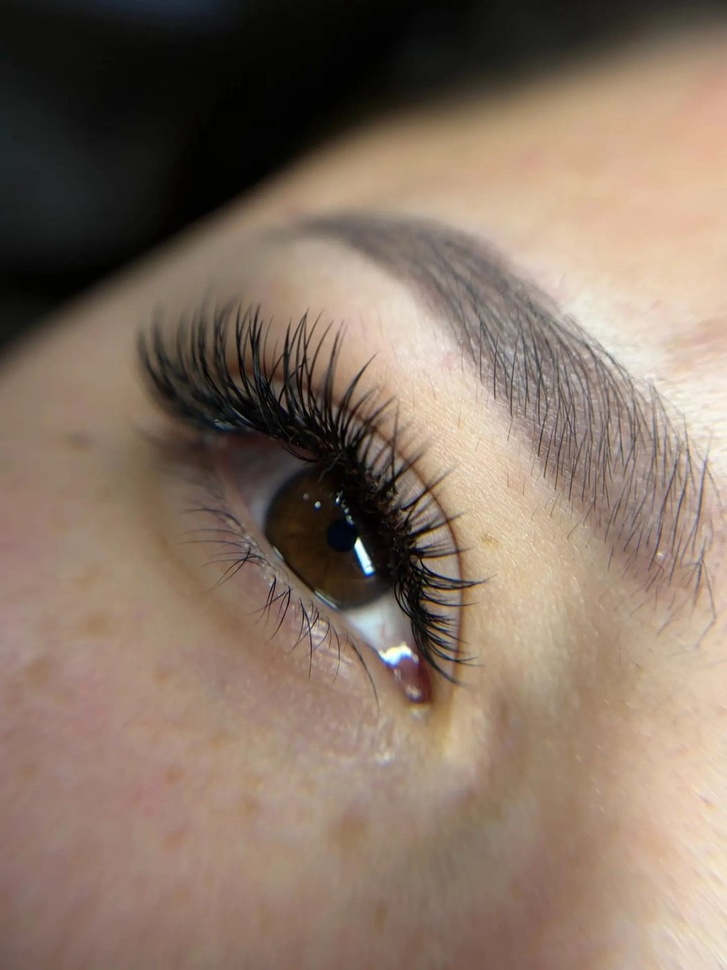
#> input picture img/hero.jpg, 727 x 970 px, shrunk from 1050 x 1400 before the run
$ python retouch.py img/hero.jpg img/work-1.jpg 1.0
#> lines starting #> are read from the running program, lines starting #| are printed output that depends on the picture; after the words box and inside, x2 and y2 are one past the last pixel; in counts of white or black regions, pixels touching at a corner belong together
"""Ретушь фото ресниц в стиле лэш-мастеров.

Кожа сглаживается и выравнивается по тону, ресницы и глаз не трогаются
(только лёгкая резкость). Ресницы НЕ дорисовываются.

python retouch.py вход.jpg выход.jpg [сила 0..1]
"""
import sys
import cv2
import numpy as np


def retouch(src, dst, strength=0.75):
#> called with src = 'img/hero.jpg', dst = 'img/work-1.jpg', strength = 1
    img = cv2.imread(src, cv2.IMREAD_COLOR)
#> img is the input picture: shape (970, 727, 3); mean B, G, R 102.3, 116.7, 135.7
    if img is None:
        raise SystemExit(f"не открыть {src}")
    h, w = img.shape[:2]
    lab = cv2.cvtColor(img, cv2.COLOR_BGR2LAB)
#> lab: shape (970, 727, 3); mean of channels 0, 1, 2 125.9, 133, 138.4
    L = lab[:, :, 0]

    # --- маска «защиты»: ресницы, брови, зрачок, края — всё тёмное и контрастное
    dark = (L < np.percentile(L, 22)).astype(np.uint8) * 255
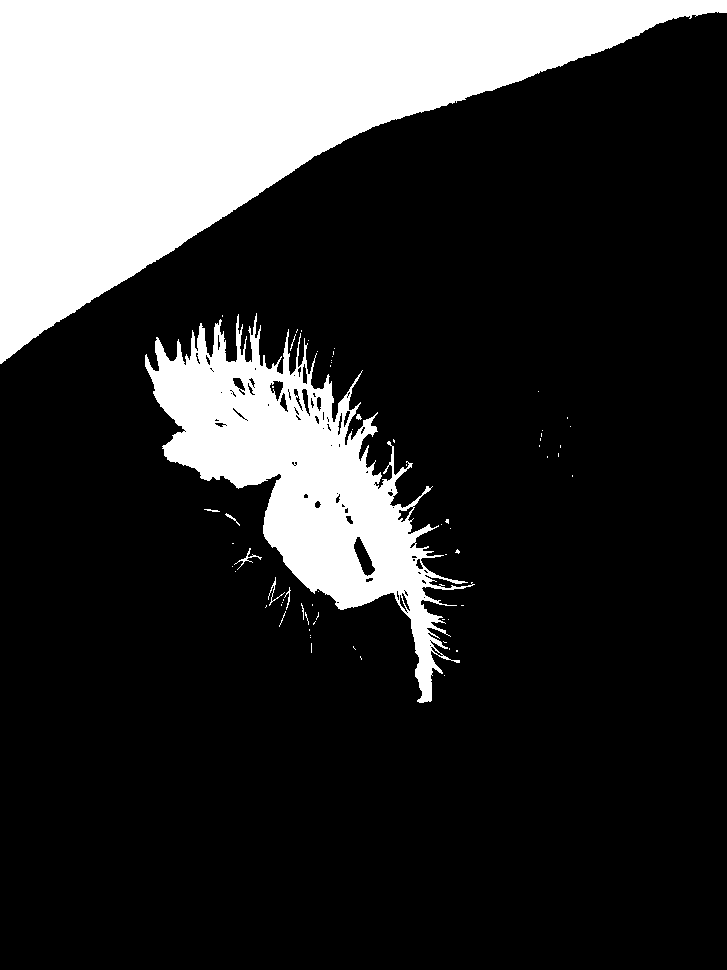
#> dark: shape (970, 727); 22% white; 67 white regions (57 under 20 px), largest, box (x1, y1, x2, y2) and area: (0, 0, 727, 364) 113909, (145, 313, 475, 703) 40621, (234, 548, 262, 570) 85
    edges = cv2.Canny(cv2.GaussianBlur(img, (3, 3), 0), 40, 110)
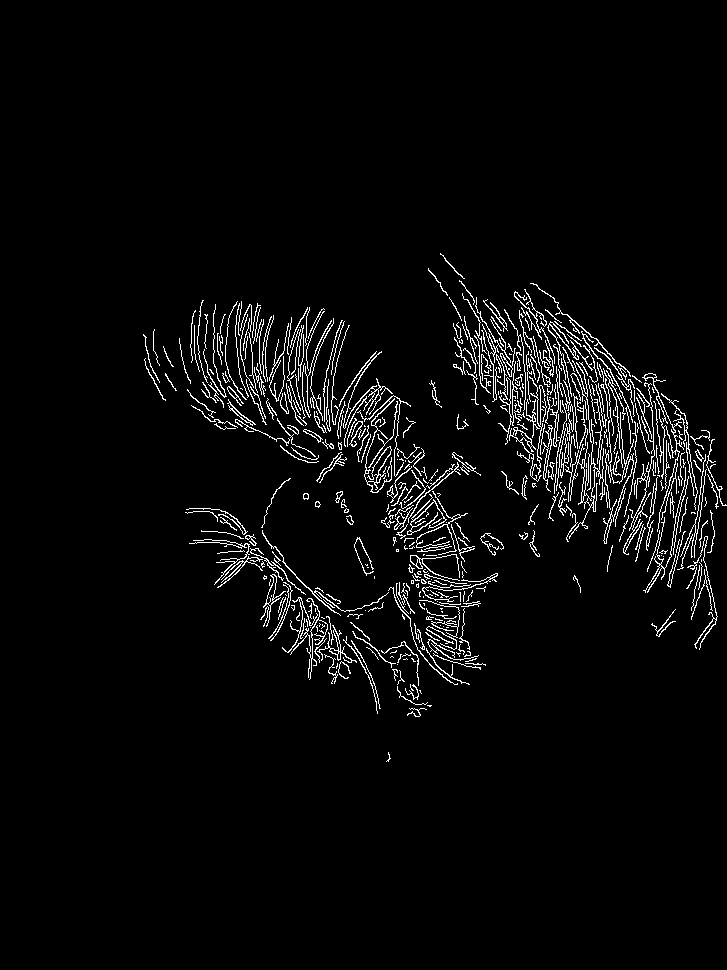
#> edges: shape (970, 727); 3.6% white in thin lines or dots, all inside (x1, y1, x2, y2) = (143, 253, 727, 762)
    protect = cv2.bitwise_or(dark, edges)
#> protect: shape (970, 727); 25% white; 283 white regions (124 under 20 px), largest, box (x1, y1, x2, y2) and area: (0, 0, 727, 364) 113909, (143, 300, 498, 705) 45915, (565, 419, 605, 539) 653
    k = max(3, int(min(h, w) * 0.012)) | 1
    protect = cv2.dilate(protect, cv2.getStructuringElement(cv2.MORPH_ELLIPSE, (k, k)))
#> protect: shape (970, 727); 36% white; 9 white regions, largest, box (x1, y1, x2, y2) and area: (0, 0, 727, 368) 117262, (139, 296, 508, 721) 84385, (424, 249, 727, 654) 49364
    protect = cv2.GaussianBlur(protect, (0, 0), k / 2).astype(np.float32) / 255.0
    skin = (1.0 - protect)[:, :, None]
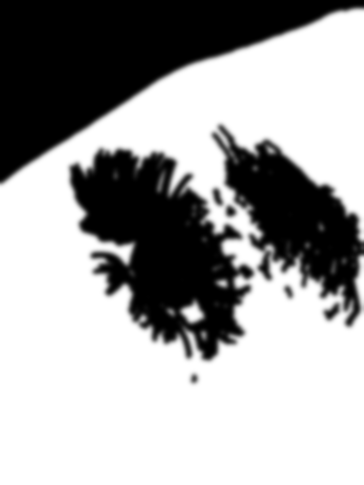
#> skin: shape (970, 727, 1) float32 (shown at 1/2 size); min 0, max 1, mean 0.64

    # --- сглаживание кожи (двойной bilateral) + убрать мелкие красные пятна
    d = max(5, int(min(h, w) * 0.012))
    smooth = cv2.bilateralFilter(img, d, 40, d)
    smooth = cv2.bilateralFilter(smooth, d, 30, d)
    # выравнивание тона: сгладить хрому (a,b) сильнее, чем яркость
    slab = cv2.cvtColor(smooth, cv2.COLOR_BGR2LAB).astype(np.float32)
    big = max(9, int(min(h, w) * 0.04)) | 1
    slab[:, :, 1] = cv2.GaussianBlur(slab[:, :, 1], (big, big), 0) * 0.6 + slab[:, :, 1] * 0.4
    slab[:, :, 1] = 128 + (slab[:, :, 1] - 128) * 0.85  # меньше красноты
    smooth = cv2.cvtColor(np.clip(slab, 0, 255).astype(np.uint8), cv2.COLOR_LAB2BGR)

    out = img.astype(np.float32) * (1 - skin * strength) + smooth.astype(np.float32) * (skin * strength)

    # --- резкость только на ресницах/глазу
    blur = cv2.GaussianBlur(out, (0, 0), 1.2)
    sharp = cv2.addWeighted(out, 1.55, blur, -0.55, 0)
    p = protect[:, :, None]
    out = out * (1 - p) + sharp * p

    # --- общий свет: чуть светлее, мягкий контраст, чистый нейтральный тон
    out = np.clip(out, 0, 255).astype(np.uint8)
    olab = cv2.cvtColor(out, cv2.COLOR_BGR2LAB).astype(np.float32)
    Lc = olab[:, :, 0] / 255.0
    Lc = np.clip(Lc * 1.05 + 0.02, 0, 1)
    Lc = Lc + 0.08 * np.sin(np.pi * Lc) * (Lc - 0.5) * 2  # S-кривая
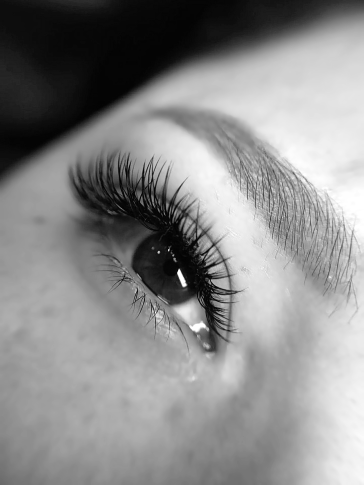
#> Lc: shape (970, 727) float32 (shown at 1/2 size); min 0.0152, max 1, mean 0.546
    olab[:, :, 0] = np.clip(Lc, 0, 1) * 255
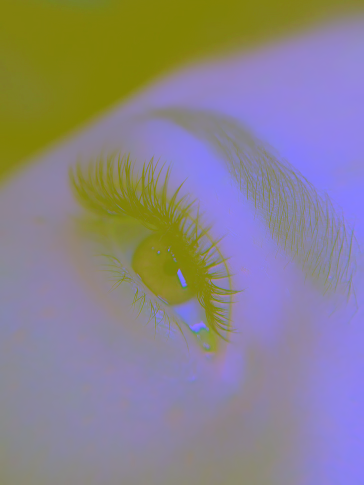
#> olab: shape (970, 727, 3) float32 (shown at 1/2 size); mean B, G, R 139.2, 132.1, 138.3
    olab[:, :, 2] = 128 + (olab[:, :, 2] - 128) * 0.95  # меньше желтизны
    out = cv2.cvtColor(np.clip(olab, 0, 255).astype(np.uint8), cv2.COLOR_LAB2BGR)
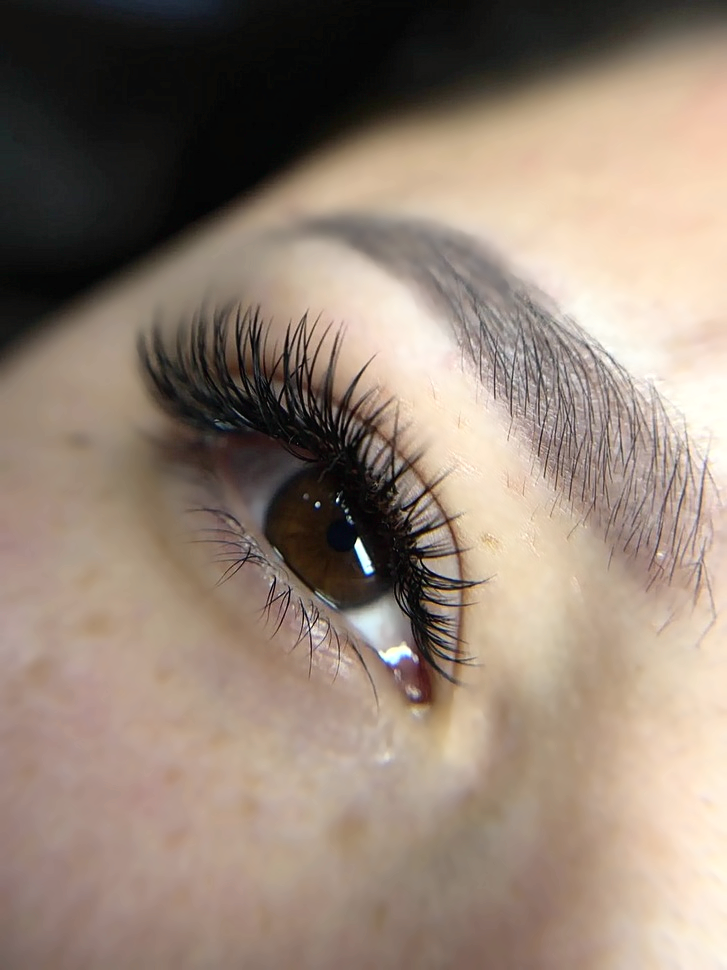
#> out: shape (970, 727, 3); mean B, G, R 117.1, 130.8, 147.4

    cv2.imwrite(dst, out, [cv2.IMWRITE_JPEG_QUALITY, 88])
    return img, out


if __name__ == "__main__":
    s = float(sys.argv[3]) if len(sys.argv) > 3 else 0.75
    retouch(sys.argv[1], sys.argv[2], s)

$ run again, on img/work-10.jpg
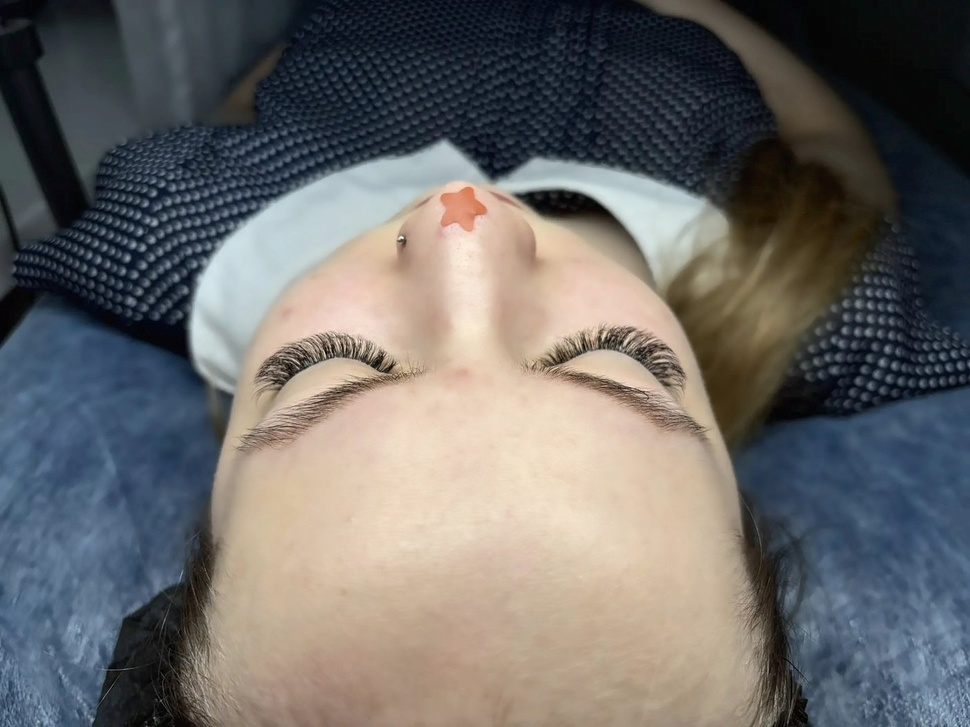
#> input picture img/work-10.jpg, 970 x 727 px, shrunk from 1400 x 1050 before the run
#> in retouch, img is the input picture: shape (727, 970, 3); mean B, G, R 105, 106.6, 108.3
#> lab: shape (727, 970, 3); mean of channels 0, 1, 2 111.7, 129.2, 128.6
#> in retouch, `dark = (L < np.percentile(L, 22)).astype(np.uint8) * 255`:
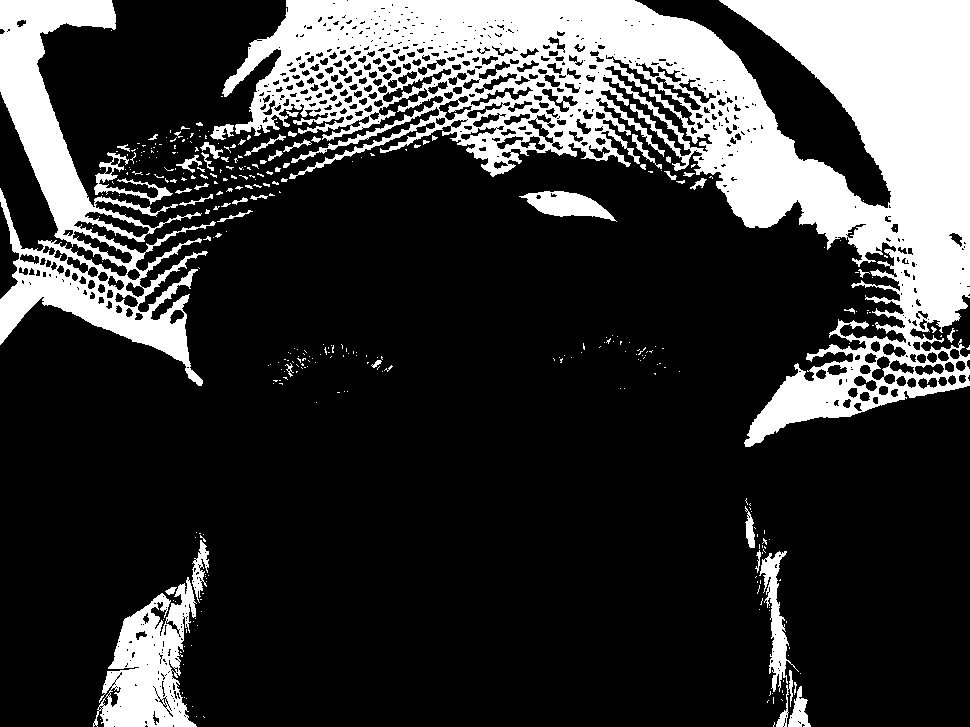
#> dark: shape (727, 970); 21.9% white; 342 white regions (285 under 20 px), largest, box (x1, y1, x2, y2) and area: (222, 0, 970, 447) 112605, (0, 0, 216, 386) 24312, (93, 577, 197, 727) 8260
#> edges: shape (727, 970); 5.8% white in thin lines or dots
#> in retouch, `out = cv2.cvtColor(np.clip(olab, 0, 255).astype(np.uint8), cv2.COLOR_L..`:
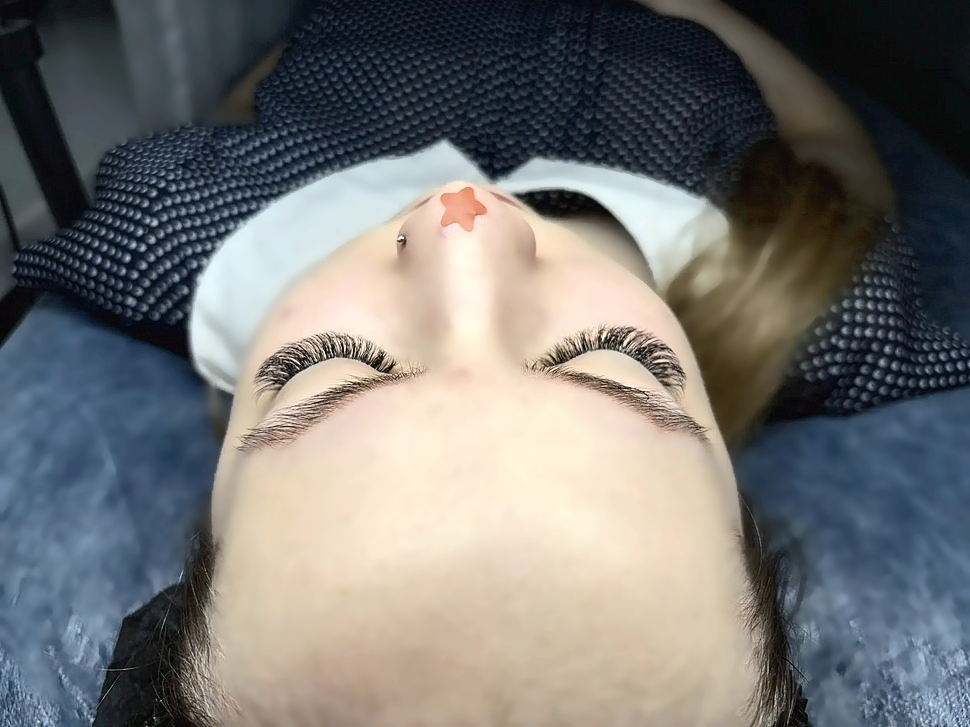
#> out: shape (727, 970, 3); mean B, G, R 115.8, 117.1, 117.5

$ run again, on img/work-2.jpg
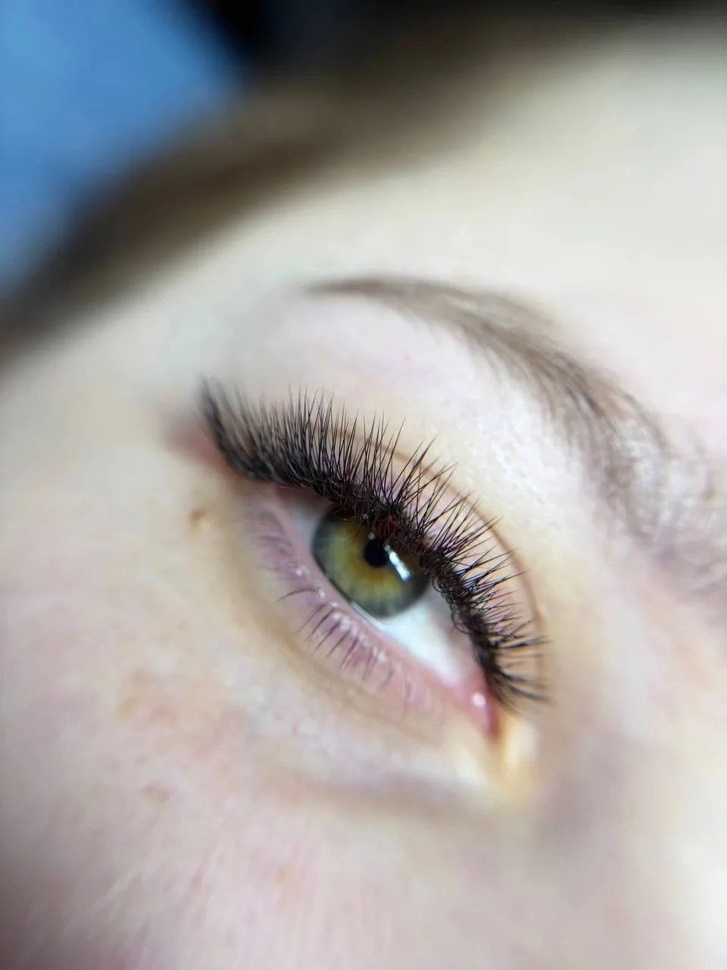
#> input picture img/work-2.jpg, 727 x 970 px, shrunk from 960 x 1280 before the run
#> in retouch, img is the input picture: shape (970, 727, 3); mean B, G, R 165, 166.3, 169.6
#> lab: shape (970, 727, 3); mean of channels 0, 1, 2 172.9, 129.5, 129.2
#> in retouch, `dark = (L < np.percentile(L, 22)).astype(np.uint8) * 255`:
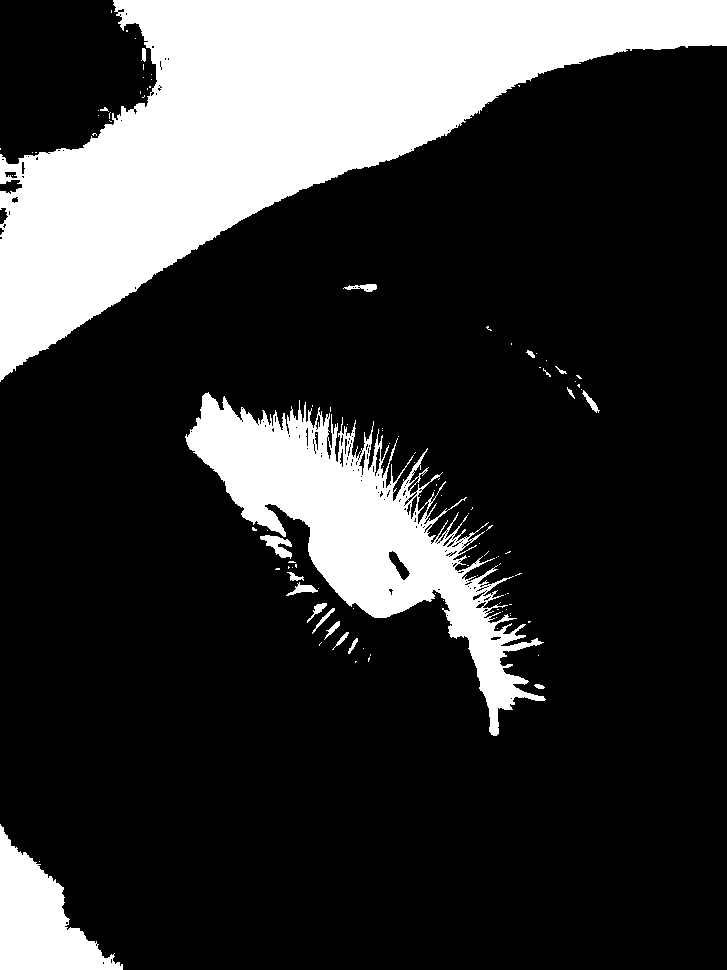
#> dark: shape (970, 727); 21.7% white; 109 white regions (90 under 20 px), largest, box (x1, y1, x2, y2) and area: (0, 0, 727, 382) 107451, (185, 392, 546, 736) 35375, (0, 824, 123, 970) 8636
#> edges: shape (970, 727); 1.8% white in thin lines or dots, all inside (x1, y1, x2, y2) = (201, 343, 642, 716)
#> in retouch, `out = cv2.cvtColor(np.clip(olab, 0, 255).astype(np.uint8), cv2.COLOR_L..`:
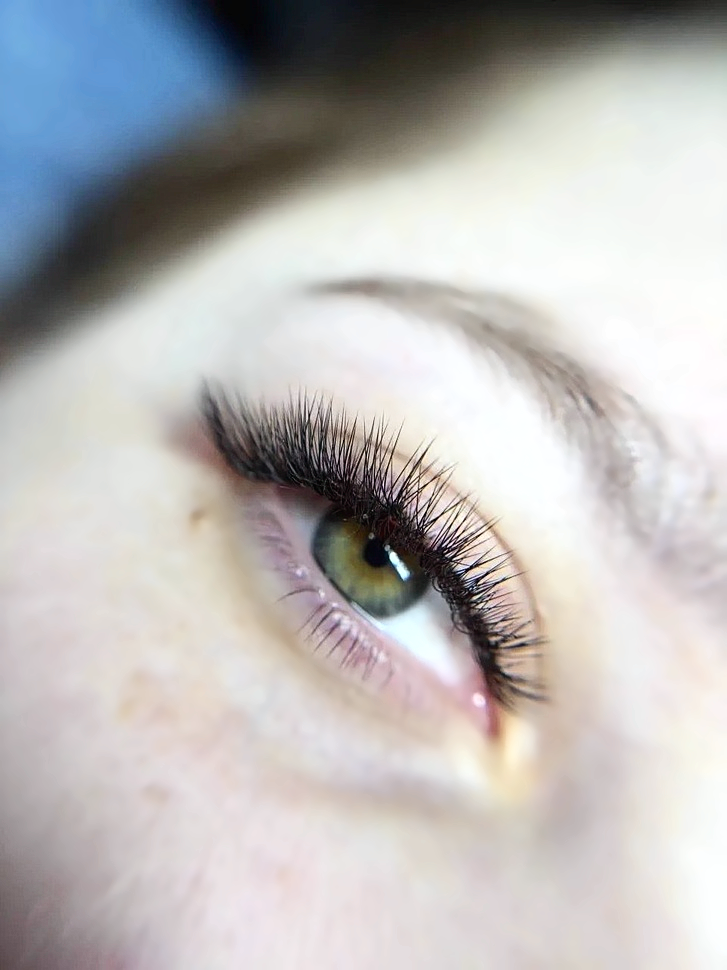
#> out: shape (970, 727, 3); mean B, G, R 184, 184.5, 186.2
